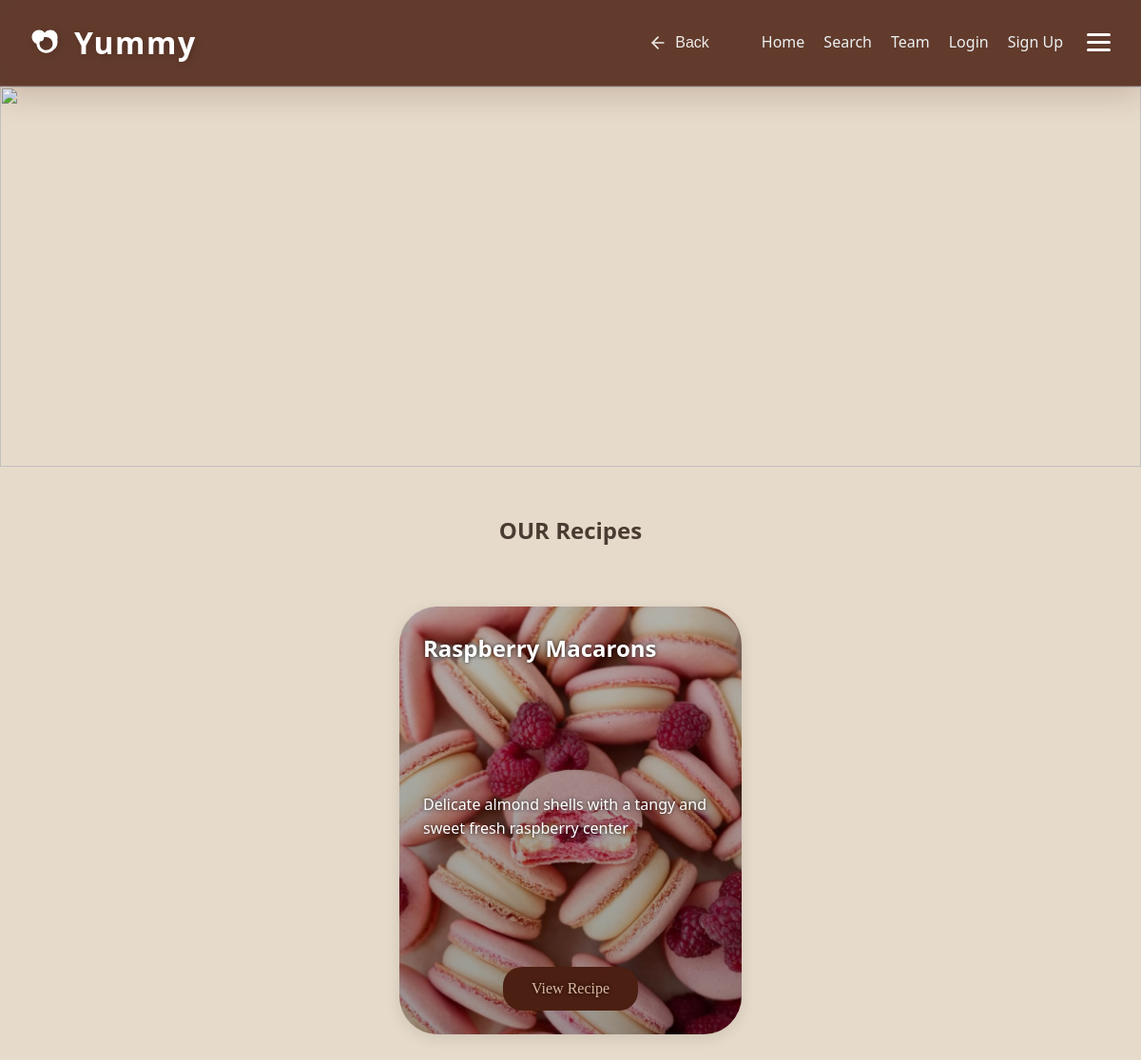
The page /macarons/ on the database its author committed.
### recipes/models.py (models this page shows, shortened)
class Recipe(models.Model):
    DIET_CHOICES = [
        ('all', 'General / Non-Specific'),
        ('keto', 'Keto Friendly'),
        ('vegan', 'Vegan / Vegetarian'),
        ('protein', 'High Protein'),
        ('gluten-free', 'Gluten-Free'),
    ]
    title = models.CharField(max_length=200, verbose_name="Recipe Title")
    slug = models.SlugField(unique=True, blank=True, null=True)
    description = models.TextField(help_text="Briefly describe the dish")
    ingredients = models.TextField(help_text="Separate ingredients with a comma or new line")
    instructions = models.TextField()
    image = models.ImageField(upload_to='recipes/%Y/%m/%d/', default='default_recipe.jpg')
    category = models.ForeignKey(Category, on_delete=models.SET_NULL, null=True, related_name='recipes')
    author = models.ForeignKey(User, on_delete=models.CASCADE, related_name='my_recipes')
    diet_type = models.CharField(max_length=20, choices=DIET_CHOICES, default='all',null=True,blank=True)
    prep_time = models.PositiveIntegerField(default=30, help_text="Preparation time in minutes",null=True,blank=True)
    calories = models.PositiveIntegerField(default=500, help_text="Calories per serving",null=True,blank=True)
    created_at = models.DateTimeField(auto_now_add=True)
    updated_at = models.DateTimeField(auto_now=True)
    class Meta:
        ordering = ['-created_at']
        verbose_name = "Recipe"
        verbose_name_plural = "Recipes"

### recipes/views.py (the view, shortened to what this page needs)
# urls.py: path("macarons/", views.category_detail, {'category_name': 'Macarons'}, name="macarons"),
def category_detail(request, category_name):
    category_slug = category_name.lower().replace("-", " ").strip()
    favorite_recipe_ids = []
    if request.user.is_authenticated:
        favorite_recipe_ids = Favorite.objects.filter(user=request.user).values_list('recipe_id', flat=True)
    category_obj = get_object_or_404(Category, name__iexact=category_slug)
    recipes = Recipe.objects.filter(category=category_obj)
    category_slug = category_slug.lower()
    clean_name = category_slug.replace(" ", "_").replace("-", "_")
    simple_name = category_slug.replace(" ", "").replace("-", "")
    hub_templates = {
        'bakery': 'recipes/bakery/bakery.html',
        'main dish': 'recipes/main_dish/maindish.html',
        'healthy': 'recipes/healthy/Healthy Food.html',
        'drinks': 'recipes/drinks/drinks.html',
        'dessert': 'recipes/desserts/dessert.html',
        'appetizers': 'recipes/appetizers/appetizers.html',
    }
    template_name = hub_templates.get(category_slug)
    if not template_name:
        possible_templates = [
            f"recipes/{clean_name}/{clean_name}.html",
            f"recipes/{clean_name}/{simple_name}.html",
            f"recipes/main_dish/{clean_name}.html",
            f"recipes/main_dish/{simple_name}.html",
            f"recipes/bakery/{clean_name}.html",
            f"recipes/bakery/{simple_name}.html",
            f"recipes/{clean_name}s/{clean_name}.html",
            f"recipes/drinks/{clean_name}.html",
            f"recipes/desserts/{clean_name}.html",
            f"recipes/bakery/macrons.html" if clean_name == "macarons" else None,
        ]
        possible_templates = [t for t in possible_templates if t]
        template_name = None
        for t in possible_templates:
            try:
                get_template(t)
                template_name = t
                break
            except TemplateDoesNotExist:
                continue
        if not template_name:
            template_name = "recipes/recipes.html"
    return render(request, template_name, {
        "recipes": recipes,
        "category": category_obj.name,
        "category_obj": category_obj,
        "favorite_recipe_ids": favorite_recipe_ids
    })

### recipes/templates/recipes/bakery/macarons.html (shortened to what this page needs)
{% load static %}
<!DOCTYPE html>
<html lang="en">
<head>
    <link rel="stylesheet" href="{% static 'css/bakery-style.css' %}?v=1.2" />
</head>
<body>
    <div id="navbar">
                <nav class="main-nav">
            <div class="nav-left">
                <a href="{% url 'home' %}" class="logo" style="text-decoration: none;">
                    Yummy
                </a>
            </div>
            <div class="nav-right">
                <button class="nav-back-btn" onclick="window.history.back()" aria-label="Go Back">
                    <svg width="20" height="20" viewBox="0 0 24 24" fill="none" stroke="currentColor" stroke-width="2" stroke-linecap="round" stroke-linejoin="round">
                        <line x1="19" y1="12" x2="5" y2="12"></line>
                        <polyline points="12 19 5 12 12 5"></polyline>
                    </svg>
                    <span>Back</span>
                </button>
                <ul class="nav-links">
                    <li><a href="{% url 'home' %}">Home</a></li>
                    <li><a href="{% url 'search' %}">Search</a></li>
                    <li><a href="{% url 'cover' %}">Team</a></li>
                    {% if user.is_authenticated %}
                        <li><a href="{% url 'favorites' %}">Favorites</a></li>
                        {% if user.is_staff %}
                            <li><a href="{% url 'admin_recipe' %}">Admin</a></li>
                            <li><a href="{% url 'add_recipe' %}">Add Recipe</a></li>
                        {% endif %}
                        <li><a href="{% url 'logout' %}">Logout</a></li>
                    {% else %}
                        <li><a href="{% url 'login' %}">Login</a></li>
                        <li><a href="{% url 'signup' %}">Sign Up</a></li>
                    {% endif %}
                </ul>
                <div class="menu-icon" id="menu-icon-btn">
                    <div class="bar"></div>
                    <div class="bar"></div>
                    <div class="bar"></div>
                </div>
            </div>
        </nav>
    </div>
    <div class="banner">
        <img src="{% static 'bakeryimages/macronbanner.png' %}" style="width:100%; height:400px; object-fit:cover;">
    </div>
    <br><br>
    <h2 class="h2">OUR Recipes</h2>
    <div class="recipes-container">
        {% for recipe in recipes %}
        <div class="recipe-card" id="recipe-{{ recipe.pk }}"
            style="background-image: linear-gradient(rgba(0,0,0,0.3), rgba(0,0,0,0.4)), url('{{ recipe.image.url }}'); background-size: cover; background-position: center;"
            onclick="openCard(event, 'recipe-{{ recipe.pk }}-card')">
            <h2>{{ recipe.title }}</h2>
            <p>{{ recipe.description|truncatewords:15 }}</p>
            <a href="javascript:void(0)" class="btn-main" onclick="openCard(event, 'recipe-{{ recipe.pk }}-card')">View
                Recipe</a>
        </div>
        {% empty %}
        <p style="text-align: center; grid-column: 1/-1;">No macaron recipes found yet. Add some in the Admin panel!</p>
        {% endfor %}
    </div>
</body>
</html>

### recipes/static/css/bakery-style.css (style rules this page uses)
:root { --primary-color: #4b1f11; }
#navbar { position: sticky; top: 0; z-index: 1000; background-color: color-mix(in srgb, var(--primary-color) 85%, transparent); backdrop-filter: blur(12px); -webkit-backdrop-filter: blur(12px); border-bottom: 1px solid rgba(255, 255, 255, 0.2); box-shadow: 0 8px 32px color-mix(in srgb, var(--primary-color) 20%, transparent); padding: 1.2rem 2rem; transition: var(--transition); }
.main-nav { display: flex; justify-content: space-between; align-items: center; max-width: 1200px; margin: 0 auto; }
.nav-right { display: flex; align-items: center; gap: 25px; }
.logo { display: flex; align-items: center; gap: 10px; color: #fff; font-size: 2rem; font-weight: 900; letter-spacing: 1.5px; text-shadow: 2px 2px 8px rgba(0, 0, 0, 0.2); transition: transform 0.3s ease; }
.logo svg { width: 36px; height: 36px; filter: drop-shadow(2px 2px 4px rgba(0, 0, 0, 0.2)); }
.nav-left { display: flex; align-items: center; }
.nav-back-btn { display: flex; align-items: center; gap: 8px; background: transparent !important; color: white !important; border: none; font-weight: 500; font-size: 1rem; cursor: pointer; padding: 5px 10px; border-radius: 8px; transition: var(--transition); opacity: 0.9; }
.nav-back-btn svg { transition: transform 0.3s ease; }
.nav-links { display: flex; list-style: none; }
.nav-links li { margin-left: 20px; }
.nav-links a { color: #ecf0f1; text-decoration: none; font-weight: 500; position: relative; padding-bottom: 4px; transition: var(--transition); }
.nav-links a::after { content: ''; position: absolute; width: 0; height: 2px; bottom: 0; left: 0; background-color: var(--primary-hover); transition: width 0.3s ease; }
.nav-links { display: flex !important; list-style: none; }
.menu-icon { cursor: pointer; display: flex; flex-direction: column; justify-content: center; gap: 5px; transition: transform 0.3s ease; }
.bar { width: 25px; height: 3px; background-color: white; border-radius: 2px; transition: background-color 0.3s ease; }
* { margin: 0; padding: 0; box-sizing: border-box; }
body { font-family: 'Segoe UI', system-ui, sans-serif; background: #e6daca; color: #4a3c31; line-height: 1.6; }
.h2 { text-align: center; padding-bottom: 20px; margin-top: -10px; color: #4a3c31; }
.recipes-container { display: flex; flex-wrap: wrap; justify-content: center; gap: 30px; padding: 40px 20px; max-width: 1200px; margin: 0 auto; }
.recipe-card { height: 450px; width: 360px; background: #e2d8ce; border-radius: 40px; padding: 25px; box-shadow: 0px 4px 15px rgba(0, 0, 0, 0.1); background-size: cover !important; background-position: center !important; background-repeat: no-repeat; color: white; text-shadow: 0px 0px 4px rgba(0, 0, 0, 0.8); display: flex; flex-direction: column; justify-content: space-between; transition: transform 0.3s ease, box-shadow 0.3s ease; }
.recipe-card a { margin: 0 auto !important; padding: 10px 30px; text-align: center; border-radius: 20px; background-color: #4b1f11; color: #dcb8a0; font-size: 16px; font-family: 'Times New Roman', Times, serif; text-decoration: none; display: inline-block; width: fit-content; transition: all 0.3s ease; }
.btn-main { margin: 20px auto 0 auto; display: block; width: fit-content; padding: 10px 30px; text-align: center; border-radius: 20px; background-color: #4b1f11; color: #dcb8a0; font-size: 16px; font-family: 'Times New Roman', Times, serif; text-decoration: none; }

### rows shown on the page
Recipe: image (picture), title "Raspberry Macarons", description "Delicate almond shells with a tangy and sweet fresh raspberry center"
